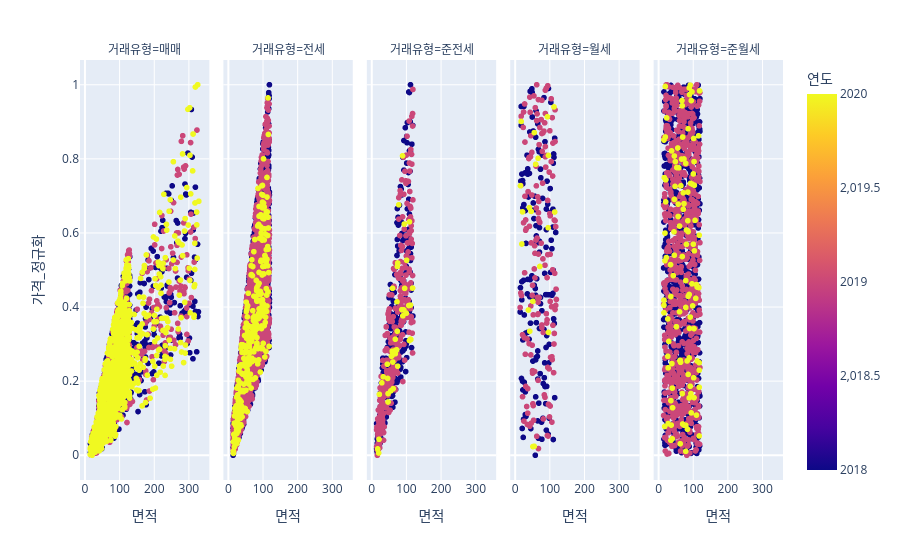

The cell this chart's notebook holds for it:
### Code cell
fig = px.scatter(eda_2_scaled2, x='면적', y='가격_정규화', facet_col='거래유형', color='연도')
fig.show()

### Figure 1 — Plotly figure (JSON) as saved in the notebook; plotly's stock layout.template omitted (floating-point values rounded to 4 significant figures; data arrays with more than 128 entries replaced by an {"elided": "..."} marker saying what was removed)
{"data": [{"hovertemplate": "거래유형=매매<br>면적=%{x}<br>가격_정규화=%{y}<br>연도=%{marker.color}<extra></extra>", "legendgroup": "", "marker": {"color": {"elided": "3141 int values"}, "coloraxis": "coloraxis", "symbol": "circle"}, "mode": "markers", "name": "", "showlegend": false, "type": "scattergl", "x": {"elided": "3141 float values"}, "xaxis": "x", "y": {"elided": "3141 float values"}, "yaxis": "y"}, {"hovertemplate": "거래유형=전세<br>면적=%{x}<br>가격_정규화=%{y}<br>연도=%{marker.color}<extra></extra>", "legendgroup": "", "marker": {"color": {"elided": "4158 int values"}, "coloraxis": "coloraxis", "symbol": "circle"}, "mode": "markers", "name": "", "showlegend": false, "type": "scattergl", "x": {"elided": "4158 float values"}, "xaxis": "x2", "y": {"elided": "4158 float values"}, "yaxis": "y2"}, {"hovertemplate": "거래유형=준전세<br>면적=%{x}<br>가격_정규화=%{y}<br>연도=%{marker.color}<extra></extra>", "legendgroup": "", "marker": {"color": {"elided": "608 int values"}, "coloraxis": "coloraxis", "symbol": "circle"}, "mode": "markers", "name": "", "showlegend": false, "type": "scattergl", "x": {"elided": "608 float values"}, "xaxis": "x3", "y": {"elided": "608 float values"}, "yaxis": "y3"}, {"hovertemplate": "거래유형=월세<br>면적=%{x}<br>가격_정규화=%{y}<br>연도=%{marker.color}<extra></extra>", "legendgroup": "", "marker": {"color": {"elided": "320 int values"}, "coloraxis": "coloraxis", "symbol": "circle"}, "mode": "markers", "name": "", "showlegend": false, "type": "scattergl", "x": {"elided": "320 float values"}, "xaxis": "x4", "y": {"elided": "320 float values"}, "yaxis": "y4"}, {"hovertemplate": "거래유형=준월세<br>면적=%{x}<br>가격_정규화=%{y}<br>연도=%{marker.color}<extra></extra>", "legendgroup": "", "marker": {"color": {"elided": "1773 int values"}, "coloraxis": "coloraxis", "symbol": "circle"}, "mode": "markers", "name": "", "showlegend": false, "type": "scattergl", "x": {"elided": "1773 float values"}, "xaxis": "x5", "y": {"elided": "1773 float values"}, "yaxis": "y5"}], "layout": {"annotations": [{"font": {}, "showarrow": false, "text": "거래유형=매매", "x": 0.092, "xanchor": "center", "xref": "paper", "y": 1.0, "yanchor": "bottom", "yref": "paper"}, {"font": {}, "showarrow": false, "text": "거래유형=전세", "x": 0.296, "xanchor": "center", "xref": "paper", "y": 1.0, "yanchor": "bottom", "yref": "paper"}, {"font": {}, "showarrow": false, "text": "거래유형=준전세", "x": 0.5, "xanchor": "center", "xref": "paper", "y": 1.0, "yanchor": "bottom", "yref": "paper"}, {"font": {}, "showarrow": false, "text": "거래유형=월세", "x": 0.704, "xanchor": "center", "xref": "paper", "y": 1.0, "yanchor": "bottom", "yref": "paper"}, {"font": {}, "showarrow": false, "text": "거래유형=준월세", "x": 0.908, "xanchor": "center", "xref": "paper", "y": 1.0, "yanchor": "bottom", "yref": "paper"}], "coloraxis": {"colorbar": {"title": {"text": "연도"}}, "colorscale": [[0.0, "#0d0887"], [0.1111, "#46039f"], [0.2222, "#7201a8"], [0.3333, "#9c179e"], [0.4444, "#bd3786"], [0.5556, "#d8576b"], [0.6667, "#ed7953"], [0.7778, "#fb9f3a"], [0.8889, "#fdca26"], [1.0, "#f0f921"]]}, "legend": {"tracegroupgap": 0}, "margin": {"t": 60}, "xaxis": {"anchor": "y", "domain": [0.0, 0.184], "title": {"text": "면적"}}, "xaxis2": {"anchor": "y2", "domain": [0.204, 0.388], "matches": "x", "title": {"text": "면적"}}, "xaxis3": {"anchor": "y3", "domain": [0.408, 0.592], "matches": "x", "title": {"text": "면적"}}, "xaxis4": {"anchor": "y4", "domain": [0.612, 0.796], "matches": "x", "title": {"text": "면적"}}, "xaxis5": {"anchor": "y5", "domain": [0.816, 1.0], "matches": "x", "title": {"text": "면적"}}, "yaxis": {"anchor": "x", "domain": [0.0, 1.0], "title": {"text": "가격_정규화"}}, "yaxis2": {"anchor": "x2", "domain": [0.0, 1.0], "matches": "y", "showticklabels": false}, "yaxis3": {"anchor": "x3", "domain": [0.0, 1.0], "matches": "y", "showticklabels": false}, "yaxis4": {"anchor": "x4", "domain": [0.0, 1.0], "matches": "y", "showticklabels": false}, "yaxis5": {"anchor": "x5", "domain": [0.0, 1.0], "matches": "y", "showticklabels": false}}}
